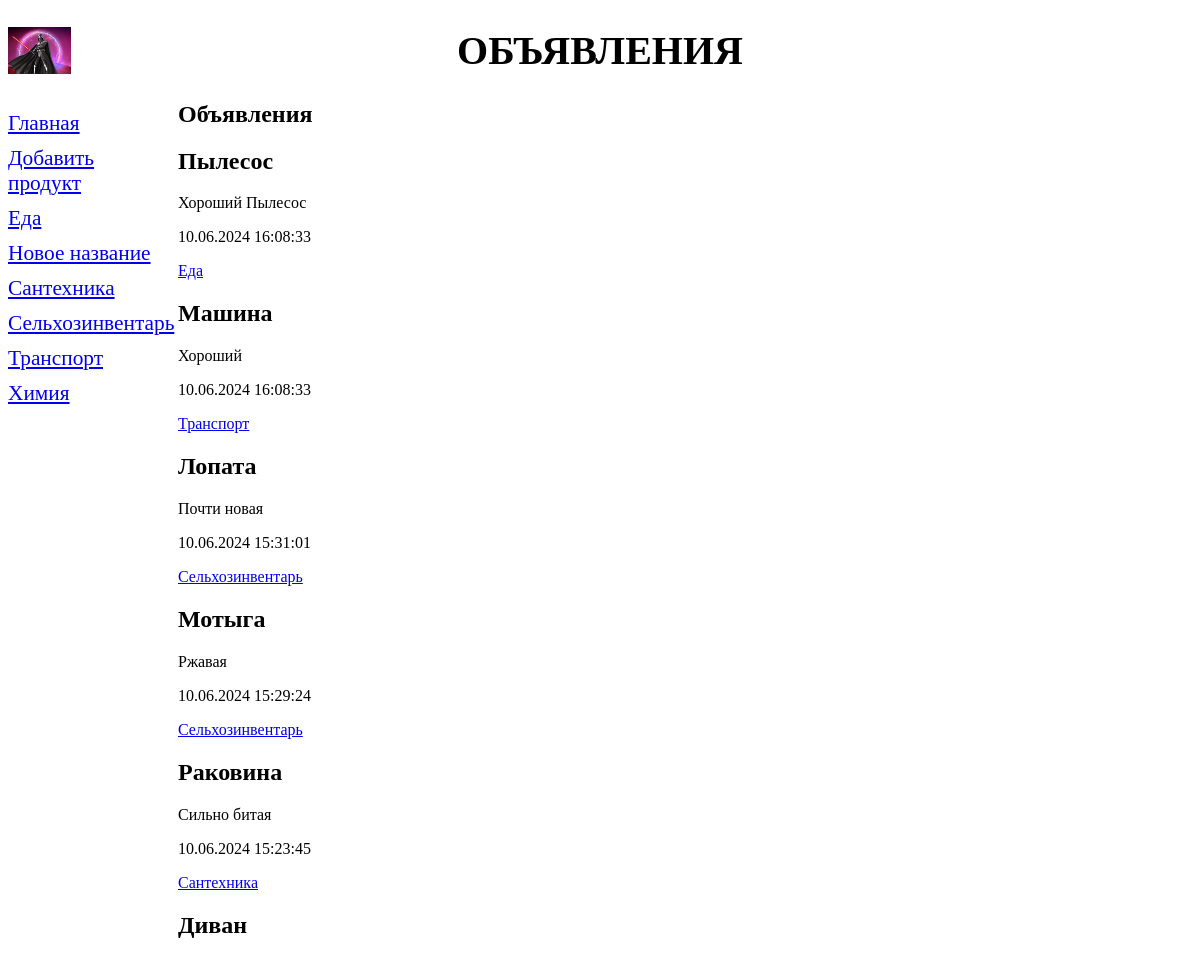
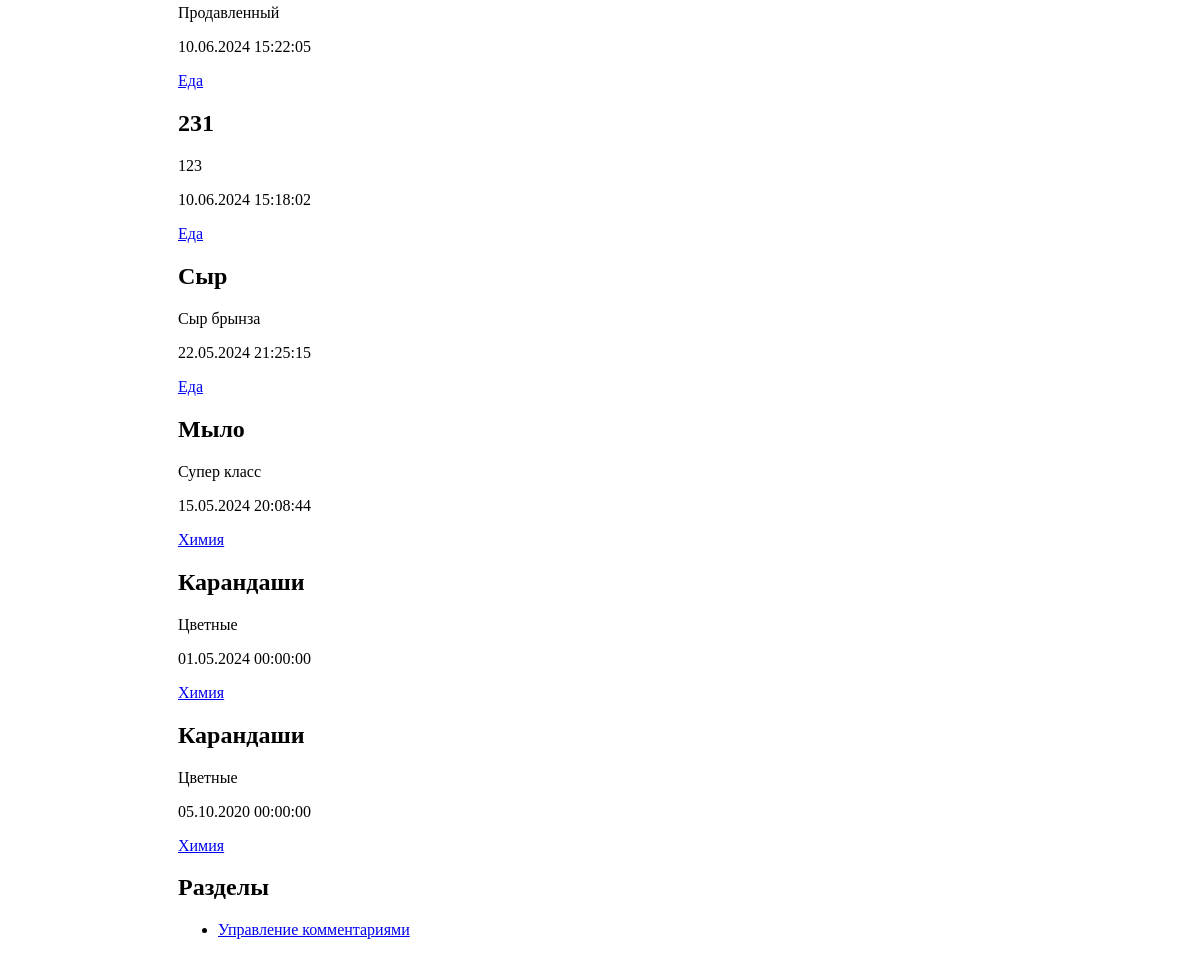
/bboard/, run on the app's committed database (2 pictures, top to bottom).
### bboard/models.py (models this page shows, shortened)
class Rubric(models.Model):
    name = models.CharField(max_length=20, db_index=True, verbose_name='Название')
    def get_absolute_url(self):
        return "/bboard/%s/" % self.pk
    class Meta:
        verbose_name_plural = 'Рубрики'
        verbose_name = 'Рубрика'
        ordering = ['name']

class Bb(models.Model):
    class Kinds(models.TextChoices):
        BUY = 'b', "Куплю"
        SELL = 's', "Продам"
        EXCHANGE = 'c', "Обменяю"
        RENT = 'r'
    kind = models.CharField(max_length=1, choices=Kinds.choices, default=Kinds.SELL)
    rubric = models.ForeignKey(Rubric, null=True, on_delete=models.PROTECT, verbose_name='Рубрика')
    title = models.CharField(max_length=50, verbose_name='Товар')
    content = models.TextField(null=True, blank=True, verbose_name='Описание')
    price = models.FloatField(null=True, blank=True, verbose_name='Цена')
    published = models.DateTimeField(verbose_name='Опубликованно')
    def title_and_price(self):
        if self.price:
            return '%s (%.2f)' % (self.title, self.price)
        else:
            return self.title
    title_and_price.short_description = 'Название и цена'
    class Meta:
        verbose_name_plural = 'Объявления'
        verbose_name = 'Объявление'
        ordering = ['rubric']

### bboard/views.py (the view)
# urls.py: path('', index, name="index"),
def index(request):
    bbs = Bb.objects.all().order_by('-published')
    rubrics = Rubric.objects.all()
    context = {'bbs': bbs, 'rubrics': rubrics}
    return render(request, 'bboard/index.html', context)

### bboard/templates/bboard/index.html (shortened to what this page needs)
{% extends "layout/basic.html" %}
{% block content %}
    <h1>Объявления</h1>
    {% for bb in bbs %}
        <div>
            <h2>{{ bb.title }}</h2>
            <p>{{ bb.content }}</p>
            <p>{{ bb.published|date:"d.m.Y H:i:s" }}</p>
            <a href="{{ bb.rubric.get_absolute_url }}">{{ bb.rubric.name }}</a>
        </div>
    {% endfor %}
    <h2>Разделы</h2>
    <ul>
        <li><a href="{% url 'get_comments' %}">Управление комментариями</a></li>
    </ul>
{% endblock %}

### bboard/templates/layout/basic.html (shortened to what this page needs)
{% load static %}
<!DOCTYPE html>
<html>
    <head>
        <link rel="stylesheet" type="text/css" href="{% static 'bboard/style.css' %}">
      </head>
      <body>
        <header>
            <h1>Объявления</h1>
        </header>
        <nav>
            <a href="{% url 'index' %}">Главная</a>
            <a href="{% url 'add' %}">Добавить продукт</a>
            {% for rubric in rubrics %}
                <a href="{% url 'by_rubric' rubric.pk %}">{{ rubric.name }}</a>
            {% endfor %}
        </nav>
        <section>
            {% block content %}
            {% endblock %}
        </section>
      </body>
</html>

### bboard/static/bboard/style.css (style rules this page uses)
header h1 { font-size: 40px; text-transform: uppercase; text-align: center; background: url("logo.png") left / auto 100% no-repeat; }
nav { font-size: 16pt; width: 150px; float: left; }
nav a { display: block; margin: 10px 0px; }
section { margin-left: 170px; }

### data on the page
Rubric: name "Еда"
Rubric: name "Новое название"
Rubric: name "Сантехника"
Rubric: name "Сельхозинвентарь"
Rubric: name "Транспорт"
Rubric: name "Химия"
Bb: title "Пылесос", content "Хороший Пылесос", published "10.06.2024 16:08:33", rubric.name "Еда"
Bb: title "Машина", content "Хороший", published "10.06.2024 16:08:33", rubric.name "Транспорт"
Bb: title "Лопата", content "Почти новая", published "10.06.2024 15:31:01", rubric.name "Сельхозинвентарь"
Bb: title "Мотыга", content "Ржавая", published "10.06.2024 15:29:24", rubric.name "Сельхозинвентарь"
Bb: title "Раковина", content "Сильно битая", published "10.06.2024 15:23:45", rubric.name "Сантехника"
Bb: title "Диван", content "Продавленный", published "10.06.2024 15:22:05", rubric.name "Еда"
Bb: title "231", content "123", published "10.06.2024 15:18:02", rubric.name "Еда"
Bb: title "Сыр", content "Сыр брынза", published "22.05.2024 21:25:15", rubric.name "Еда"
Bb: title "Мыло", content "Супер класс", published "15.05.2024 20:08:44", rubric.name "Химия"
Bb: title "Карандаши", content "Цветные", published "01.05.2024 00:00:00", rubric.name "Химия"
Bb: title "Карандаши", content "Цветные", published "05.10.2020 00:00:00", rubric.name "Химия"
